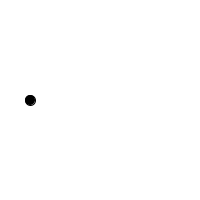
Frame 1 (no input)
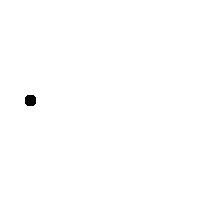
Frame 60 (the mouse pressed at the canvas centre just before this capture)
Frame 120 (the mouse held since frame 60 and released just before this capture): identical to frame 60, image omitted

The Processing sketch that drew these frames (run headless with seeded random() and noise(); from frame 60 on, the mouse is pressed at the canvas centre):

// Processing sketch: funcao01
// ── funcao01.pde
void setup()
{
  size(200, 200);
  background(255);
}

void draw()
{
  minhaFuncaoLegal();
}

void minhaFuncaoLegal()
{
  fill(0);
  ellipse(30, 100, 10, 10);
}
